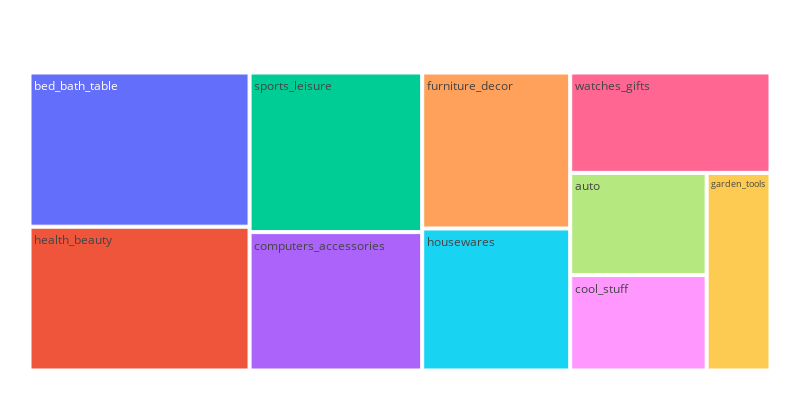

The notebook cell saved with this chart:
### Code cell
plot_top_10_revenue_categories(top_10_revenue_categories)

### Figure 1 — Plotly figure (JSON) as saved in the notebook; plotly's stock layout.template omitted (floating-point values rounded to 4 significant figures)
{"data": [{"branchvalues": "total", "domain": {"x": [0, 1], "y": [0, 1]}, "hovertemplate": "labels=%{label}<br>Num_order=%{value}<br>parent=%{parent}<br>id=%{id}<extra></extra>", "ids": ["health_beauty", "watches_gifts", "bed_bath_table", "sports_leisure", "computers_accessories", "furniture_decor", "housewares", "cool_stuff", "auto", "garden_tools"], "labels": ["health_beauty", "watches_gifts", "bed_bath_table", "sports_leisure", "computers_accessories", "furniture_decor", "housewares", "cool_stuff", "auto", "garden_tools"], "name": "", "parents": ["", "", "", "", "", "", "", "", "", ""], "type": "treemap", "values": [8647.0, 5493.0, 9272.0, 7529.0, 6529.0, 6307.0, 5743.0, 3559.0, 3809.0, 3448.0]}], "layout": {"height": 400, "legend": {"tracegroupgap": 0}, "margin": {"b": 25, "l": 25, "r": 25, "t": 50}, "width": 800}}
